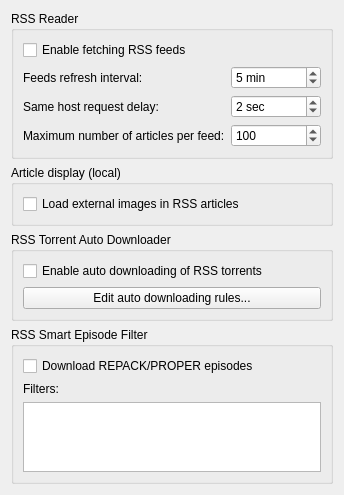
          <widget class="QWidget" name="scrollAreaWidgetContents_5">
           <property name="geometry">
            <rect>
             <x>0</x>
             <y>0</y>
             <width>336</width>
             <height>391</height>
            </rect>
           </property>
           <layout class="QVBoxLayout" name="verticalLayout_27">
            <item>
             <widget class="QGroupBox" name="groupRSSReader">
              <property name="title">
               <string>RSS Reader</string>
              </property>
              <layout class="QVBoxLayout" name="verticalLayout_26">
               <item>
                <widget class="QCheckBox" name="checkRSSEnable">
                 <property name="text">
                  <string>Enable fetching RSS feeds</string>
                 </property>
                </widget>
               </item>
               <item>
                <layout class="QGridLayout" name="gridLayout_5">
                 <item row="0" column="0">
                  <widget class="QLabel" name="label_111">
                   <property name="text">
                    <string>Feeds refresh interval:</string>
                   </property>
                  </widget>
                 </item>
                 <item row="0" column="1">
                  <widget class="QSpinBox" name="spinRSSRefreshInterval">
                   <property name="suffix">
                    <string> min</string>
                   </property>
                   <property name="minimum">
                    <number>1</number>
                   </property>
                   <property name="maximum">
                    <number>999999</number>
                   </property>
                   <property name="value">
                    <number>5</number>
                   </property>
                  </widget>
                 </item>
                 <item row="0" column="2">
                  <spacer name="horizontalSpacer_6">
                   <property name="orientation">
                    <enum>Qt::Orientation::Horizontal</enum>
                   </property>
                   <property name="sizeHint" stdset="0">
                    <size>
                     <width>40</width>
                     <height>20</height>
                    </size>
                   </property>
                  </spacer>
                 </item>
                 <item row="1" column="0">
                  <widget class="QLabel" name="labelRSSFetchDelay">
                   <property name="text">
                    <string>Same host request delay:</string>
                   </property>
                  </widget>
                 </item>
                 <item row="1" column="1">
                  <widget class="QSpinBox" name="spinRSSFetchDelay">
                   <property name="suffix">
                    <string> sec</string>
                   </property>
                   <property name="maximum">
                    <number>2147483646</number>
                   </property>
                   <property name="value">
                    <number>2</number>
                   </property>
                  </widget>
                 </item>
                 <item row="2" column="0">
                  <widget class="QLabel" name="label_12">
                   <property name="text">
                    <string>Maximum number of articles per feed:</string>
                   </property>
                  </widget>
                 </item>
                 <item row="2" column="1">
                  <widget class="QSpinBox" name="spinRSSMaxArticlesPerFeed">
                   <property name="maximum">
                    <number>2147483646</number>
                   </property>
                   <property name="value">
                    <number>100</number>
                   </property>
                  </widget>
                 </item>
                </layout>
               </item>
              </layout>
             </widget>
            </item>
            <item>
             <widget class="QGroupBox" name="groupRSSLocalDisplay">
              <property name="title">
               <string>Article display (local)</string>
              </property>
              <layout class="QVBoxLayout" name="rssLocalDisplayLayout">
               <item>
                <widget class="QCheckBox" name="checkRSSLoadExternalImages">
                 <property name="text">
                  <string>Load external images in RSS articles</string>
                 </property>
                </widget>
               </item>
              </layout>
             </widget>
            </item>
            <item>
             <widget class="QGroupBox" name="groupRSSAutoDownloader">
              <property name="title">
               <string>RSS Torrent Auto Downloader</string>
              </property>
              <layout class="QVBoxLayout" name="verticalLayout_21">
               <item>
                <widget class="QCheckBox" name="checkRSSAutoDownloaderEnable">
                 <property name="text">
                  <string>Enable auto downloading of RSS torrents</string>
                 </property>
                </widget>
               </item>
               <item>
                <widget class="QPushButton" name="btnEditRules">
                 <property name="text">
                  <string>Edit auto downloading rules...</string>
                 </property>
                </widget>
               </item>
              </layout>
             </widget>
            </item>
            <item>
             <widget class="QGroupBox" name="groupRSSSmartEpisodeFilter">
              <property name="title">
               <string>RSS Smart Episode Filter</string>
              </property>
              <layout class="QVBoxLayout" name="verticalLayout_31">
               <item>
                <widget class="QCheckBox" name="checkSmartFilterDownloadRepacks">
                 <property name="text">
                  <string>Download REPACK/PROPER episodes</string>
                 </property>
                </widget>
               </item>
               <item>
                <widget class="QLabel" name="label_5">
                 <property name="text">
                  <string>Filters:</string>
                 </property>
                </widget>
               </item>
               <item>
                <widget class="QPlainTextEdit" name="textSmartEpisodeFilters">
                 <property name="tabChangesFocus">
                  <bool>true</bool>
                 </property>
                </widget>
               </item>
              </layout>
             </widget>
            </item>
            <item>
             <spacer name="verticalSpacer_5">
              <property name="orientation">
               <enum>Qt::Orientation::Vertical</enum>
              </property>
              <property name="sizeHint" stdset="0">
               <size>
                <width>20</width>
                <height>200</height>
               </size>
              </property>
             </spacer>
            </item>
           </layout>
          </widget>
